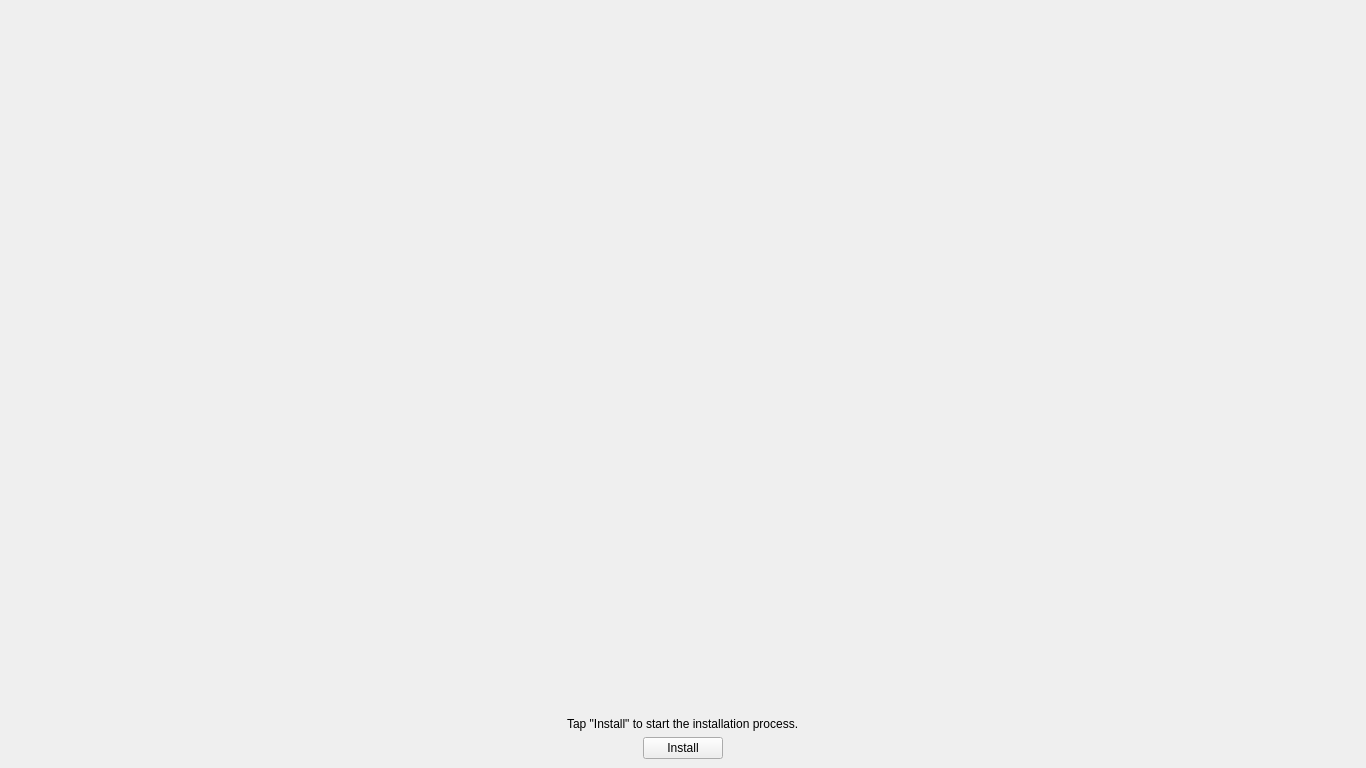
<?xml version="1.0" encoding="UTF-8" ?>
<ui version="4.0">
 <class>MainWindow</class>
 <widget class="QMainWindow" name="MainWindow">
  <property name="geometry">
   <rect>
    <x>0</x>
    <y>0</y>
    <width>1366</width>
    <height>768</height>
   </rect>
  </property>
  <property name="windowTitle">
   <string>Install Koishi</string>
  </property>
  <widget class="QWidget" name="CentralWidget">
   <layout class="QVBoxLayout" name="CentralWidgetV">
    <item>
     <widget class="QWidget" name="IconContainer" native="true">
      <property name="sizePolicy">
       <sizepolicy hsizetype="Preferred" vsizetype="MinimumExpanding">
        <horstretch>0</horstretch>
        <verstretch>0</verstretch>
       </sizepolicy>
      </property>
      <layout class="QHBoxLayout" name="IconContainerH">
       <item>
        <widget class="QLabel" name="Icon">
         <property name="maximumSize">
          <size>
           <width>180</width>
           <height>180</height>
          </size>
         </property>
         <property name="pixmap">
          <pixmap resource="../instwin.qrc">:/instwin/koishi.png</pixmap>
         </property>
         <property name="scaledContents">
          <bool>true</bool>
         </property>
        </widget>
       </item>
      </layout>
     </widget>
    </item>
    <item>
     <layout class="QVBoxLayout" name="ControlsContainerV">
      <item>
       <layout class="QHBoxLayout" name="DescriptionContainerH">
        <item>
         <widget class="QLabel" name="Description">
          <property name="sizePolicy">
           <sizepolicy hsizetype="Fixed" vsizetype="Fixed">
            <horstretch>0</horstretch>
            <verstretch>0</verstretch>
           </sizepolicy>
          </property>
          <property name="text">
           <string
           >Tap &quot;Install&quot; to start the installation process.</string>
          </property>
         </widget>
        </item>
       </layout>
      </item>
      <item>
       <layout class="QHBoxLayout" name="ActionsContainerH">
        <item>
         <widget class="QPushButton" name="StartButton">
          <property name="sizePolicy">
           <sizepolicy hsizetype="Fixed" vsizetype="Fixed">
            <horstretch>0</horstretch>
            <verstretch>0</verstretch>
           </sizepolicy>
          </property>
          <property name="text">
           <string>Install</string>
          </property>
         </widget>
        </item>
       </layout>
      </item>
     </layout>
    </item>
   </layout>
  </widget>
 </widget>
 <resources>
  <include location="../instwin.qrc" />
 </resources>
 <connections />
</ui>
